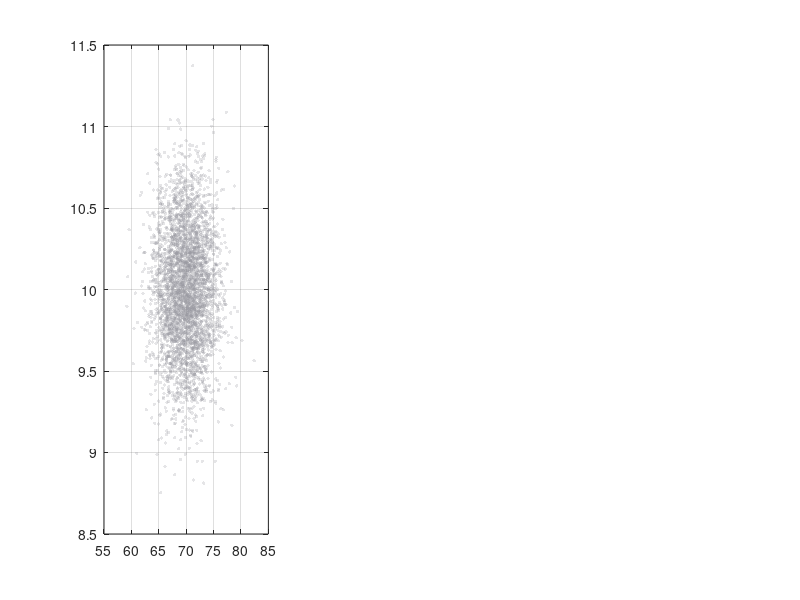

Here is the MATLAB script that generated this plot: (Note: this script raises an error after producing the figure.)
%% Polar -> Cartesian : Monte-Carlo truth vs first-order (EKF) linearization
%  SEL5917 — Nonlinear Filtering
%  A Gaussian in polar coordinates (r, theta) is pushed through the nonlinear map
%       g(r,theta) = [ r*cos(theta) ; r*sin(theta) ]
%  We compare:
%    (MC)   the true transformed distribution: samples + sample mean/cov ellipse
%    (LIN)  the first-order Taylor (EKF) approximation:
%              mean_lin = g(mu),   cov_lin = G * Sigma * G',   G = dg/d[r,theta]|mu
%  Sweeping the bearing std sigma_theta shows how badly the linearization fails
%  as the nonlinearity (angular spread) grows.
%
%  Output:  ../images/polar2cart_linearization.gif  and  .png
%  Author: generated for Prof. Marcos R. Fernandes.

clear; clc; close all; rng(3);

%% input Gaussian in polar coordinates
r0   = 10;                 % mean range  [m]
th0  = deg2rad(70);        % mean bearing
sr   = 0.35;               % range std   [m]
Nmc  = 4000;               % Monte-Carlo samples

% fixed standard-normal draws so the cloud morphs smoothly across frames
z1 = randn(Nmc,1);  z2 = randn(Nmc,1);

% bearing std sweep (deg): grow, then hold on the worst case
sth_deg = [linspace(3,34,34), 34*ones(1,8)];

here   = fileparts(mfilename('fullpath'));
gifOut = fullfile(here,'..','images','polar2cart_linearization.gif');
pngOut = fullfile(here,'..','images','polar2cart_linearization.png');

fig = figure('Color','w','Position',[60 60 1320 600]);
cMC=[0 0.4470 0.7410]; cLIN=[0.8500 0.3250 0.0980]; cPT=[0.25 0.25 0.25];  % MATLAB default colors

for fidx = 1:numel(sth_deg)
    sth = deg2rad(sth_deg(fidx));
    Sigma = diag([sr^2, sth^2]);

    % --- Monte-Carlo truth ---
    r  = r0 + sr*z1;
    th = th0 + sth*z2;
    X  = r.*cos(th);   Y = r.*sin(th);
    P  = [X Y];
    muMC  = mean(P,1)';
    covMC = cov(P);

    % --- first-order (EKF) linearization ---
    muL = [r0*cos(th0); r0*sin(th0)];
    G   = [cos(th0), -r0*sin(th0);
           sin(th0),  r0*cos(th0)];
    covL = G*Sigma*G';

    meanErr = norm(muMC - muL);

    clf(fig);
    % ---------- left: input Gaussian in polar space ----------
    ax1 = subplot(1,3,1); hold(ax1,'on'); box(ax1,'on'); grid(ax1,'on');
    scatter(ax1, rad2deg(th), r, 6, [0.6 0.6 0.62],'filled','MarkerFaceAlpha',0.25);
    draw_ellipse(ax1, [rad2deg(th0); r0], diag([rad2deg(sth)^2, sr^2]), 2, cMC);
    plot(ax1, rad2deg(th0), r0, 'o','Color',cMC,'MarkerFaceColor',cMC,'MarkerSize',7);
    xlabel(ax1,'bearing  \theta  [deg]'); ylabel(ax1,'range  r  [m]');
    title(ax1,'Input:  Gaussian in polar space','FontSize',12);
    xlim(ax1,[th0*180/pi-105, th0*180/pi+105]); ylim(ax1,[r0-4*sr, r0+4*sr]);

    % ---------- right: Cartesian, MC truth vs linearization ----------
    ax2 = subplot(1,3,[2 3]); hold(ax2,'on'); box(ax2,'on'); grid(ax2,'on'); axis(ax2,'equal');
    scatter(ax2, X, Y, 6, [0.62 0.62 0.66],'filled','MarkerFaceAlpha',0.20);
    hT = draw_ellipse(ax2, muMC, covMC, 2, cMC);    % true (MC)
    hL = draw_ellipse(ax2, muL,  covL,  2, cLIN);   % linearized (EKF)
    plot(ax2, muMC(1),muMC(2),'o','Color',cMC,'MarkerFaceColor',cMC,'MarkerSize',7);
    plot(ax2, muL(1), muL(2), 's','Color',cLIN,'MarkerFaceColor',cLIN,'MarkerSize',8);
    % radar at origin + ray to the mean point
    plot(ax2,0,0,'^','Color',cPT,'MarkerFaceColor',cPT,'MarkerSize',9);
    plot(ax2,[0 muL(1)],[0 muL(2)],'-','Color',[cPT 0.4]);
    xlabel(ax2,'p_x  [m]'); ylabel(ax2,'p_y  [m]');
    xlim(ax2,[-7 10]); ylim(ax2,[1 12]);
    legend(ax2,[hT hL],{'Monte-Carlo (true)','1^{st}-order Taylor / EKF'}, ...
           'Location','southwest','FontSize',10,'Box','off');
    title(ax2, sprintf('Cartesian:  \\sigma_\\theta = %2.0f^\\circ    |    mean error = %.2f m', ...
          sth_deg(fidx), meanErr),'FontSize',12);

    sgtitle(fig, 'Polar \rightarrow Cartesian:  how the first-order linearization breaks down', ...
            'FontSize',14,'FontWeight','bold');

    drawnow;
    frame = getframe(fig);
    [A,cm] = rgb2ind(frame2im(frame),256);
    if fidx==1
        imwrite(A,cm,gifOut,'gif','LoopCount',Inf,'DelayTime',0.12);
    else
        imwrite(A,cm,gifOut,'gif','WriteMode','append','DelayTime',0.12);
    end
end
try, exportgraphics(fig,pngOut,'Resolution',130); catch, saveas(fig,pngOut); end
fprintf('sigma_theta = %.0f deg (final)\n', sth_deg(end));
fprintf('MC   mean = [%.3f %.3f]\n', muMC);
fprintf('LIN  mean = [%.3f %.3f]   (g(mu))\n', muL);
fprintf('mean error = %.3f m,   MC radius bias = %.3f m\n', norm(muMC-muL), r0-norm(muMC));
fprintf('Saved GIF -> %s\n', gifOut);
fprintf('Saved PNG -> %s\n', pngOut);

%% ---- ellipse helper ----
function h = draw_ellipse(ax, mu, C, ns, col)
    C=(C+C')/2; [V,D]=eig(C); D=max(D,0);
    t=linspace(0,2*pi,90);
    e=V*sqrt(D)*[cos(t);sin(t)]*ns;
    h=plot(ax, mu(1)+e(1,:), mu(2)+e(2,:), '-','Color',col,'LineWidth',2.2);
end
